Frame 1 (no input): blank canvas, image omitted
Frame 60 (the mouse pressed at the canvas centre just before this capture): blank canvas, image omitted
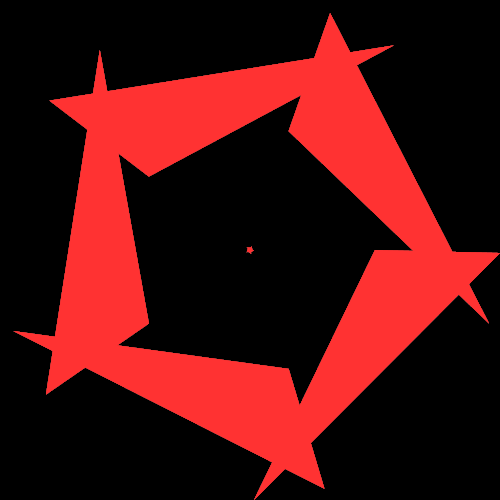
Frame 120 (the mouse held since frame 60 and released just before this capture)

The Processing sketch whose frames 1 and 60 were blank and that drew this single picture after the mouse press (run headless with seeded random() and noise(); from frame 60 on, the mouse is pressed at the canvas centre):

// Processing sketch: processing_25268
// ── processing_25268.pde

//Problem Set 3
//Question 3(remix)
//Matt Iannacci

int y=0;
 
void setup(){
  size(500,500);
  frameRate(300);
  background(0);
  smooth(); 
}
  
void draw() {
    noStroke();
    fill(y-220,50,50);
    translate(250,250);
 
  float angle = TWO_PI / 5; 
  float thickness = mouseY;
  float radius = mouseX;
  for (int x=0; x < 5; x++) {
  rotate(angle);
  triangle(thickness,3,4,radius,thickness/2,0);

   y+=5;
   if(y>height-5)
   y=0;
  }
}
